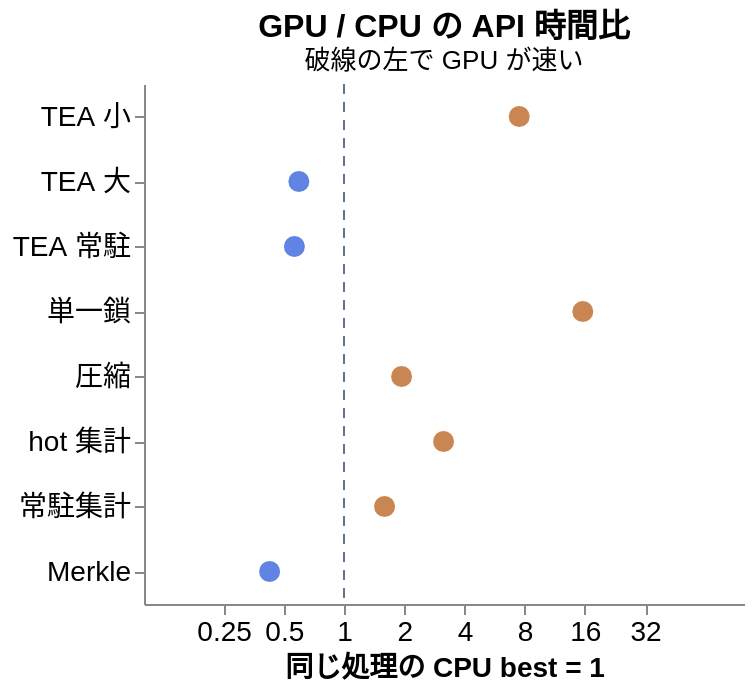

Source (Vega-Lite JSON):
### Vega-Lite specification from a JSON file in a GitHub repository (floating-point values rounded to 4 significant figures)
{"$schema": "https://vega.github.io/schema/vega-lite/v6.json", "width": 300, "height": 260, "title": {"text": "GPU / CPU の API 時間比", "subtitle": "破線の左で GPU が速い", "fontSize": 16, "subtitleFontSize": 13}, "data": {"values": [{"name": "tea-small", "label": "TEA 小", "ratio": 7.518, "faster": "CPUが速い"}, {"name": "tea-large", "label": "TEA 大", "ratio": 0.5947, "faster": "GPUが速い"}, {"name": "tea-resident", "label": "TEA 常駐", "ratio": 0.5649, "faster": "GPUが速い"}, {"name": "dependent-walk", "label": "単一鎖", "ratio": 15.63, "faster": "CPUが速い"}, {"name": "compact", "label": "圧縮", "ratio": 1.94, "faster": "CPUが速い"}, {"name": "histogram-hot", "label": "hot 集計", "ratio": 3.146, "faster": "CPUが速い"}, {"name": "histogram-balanced", "label": "常駐集計", "ratio": 1.595, "faster": "CPUが速い"}, {"name": "merkle", "label": "Merkle", "ratio": 0.4247, "faster": "GPUが速い"}]}, "layer": [{"mark": {"type": "rule", "strokeDash": [5, 4], "color": "#64748b"}, "encoding": {"x": {"datum": 1}}}, {"mark": {"type": "point", "filled": true, "size": 110}, "encoding": {"x": {"field": "ratio", "type": "quantitative", "scale": {"type": "log", "domain": [0.25, 32]}, "axis": {"title": "同じ処理の CPU best = 1", "values": [0.25, 0.5, 1, 2, 4, 8, 16, 32], "format": "~g"}}, "y": {"field": "label", "type": "nominal", "sort": ["TEA 小", "TEA 大", "TEA 常駐", "単一鎖", "圧縮", "hot 集計", "常駐集計", "Merkle"], "axis": {"title": null, "labelLimit": 140}}, "color": {"field": "faster", "type": "nominal", "scale": {"domain": ["GPUが速い", "CPUが速い"], "range": ["#1d4ed8", "#b45309"]}, "legend": null}, "tooltip": [{"field": "name"}, {"field": "ratio", "format": ".2f"}]}}], "config": {"background": "white", "axis": {"labelFontSize": 14, "titleFontSize": 14}, "view": {"stroke": null}}}
